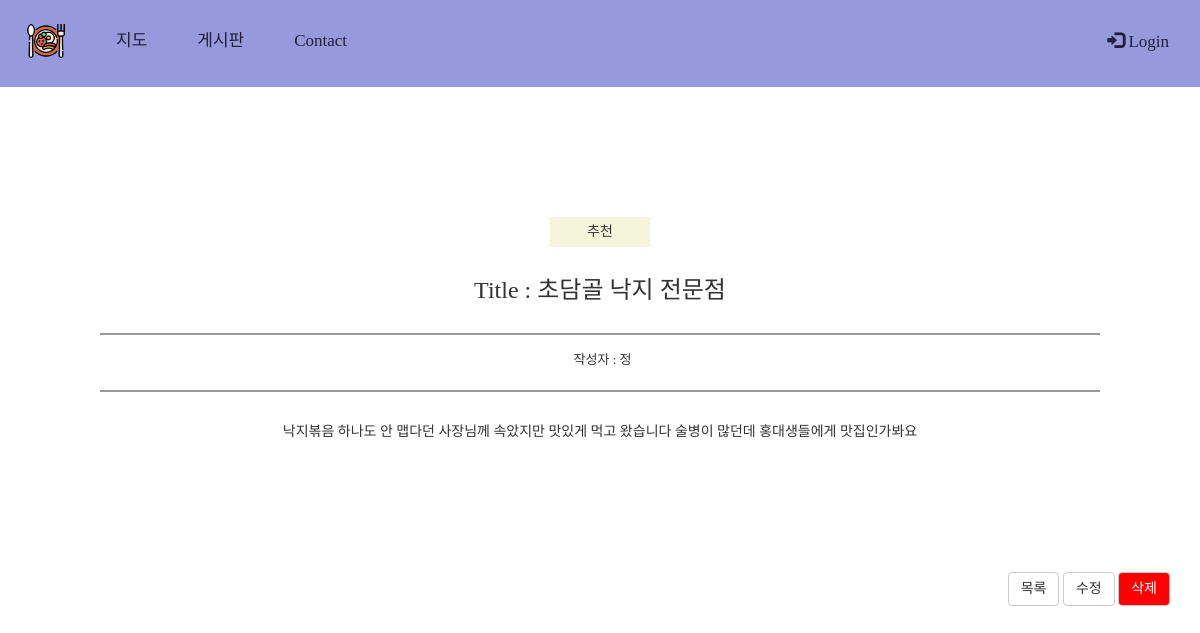
Screenshot of /article/detail/24/ with the database file from the repository.
### app/models.py (models this page shows)
class Article(models.Model):
  title = models.CharField(max_length=100)
  content = models.CharField(max_length=1000)
  user = models.ForeignKey(User, on_delete=models.CASCADE)
  category = models.CharField(max_length=100, null=True) #게시판 카테고리 변수

class User(models.Model):
  email = models.CharField(max_length=20)
  name = models.CharField(max_length=20)
  pwd = models.CharField(max_length=20)
  pwd = models.CharField(max_length=20,null=True)

### app/views.py (the view)
# urls.py: path('article/detail/<int:id>/', views.detail),
def detail(request, id):
  article = Article.objects.get(id=id)
  context = {
    'article' : article
  }
  return render(request, 'detail.html', context)

### app/templates/detail.html (shortened to what this page needs)
{% extends 'home.html' %}
{% block content %}
<div class="container" style='margin-top:30px;'>
  <div class="card">
    <div class="card-view">
      <div class="category">
      {% if article.category == '1' %}추천{% elif article.category == '2'%}후기{% endif %}
      </div>
      <div class="heading">
        <h3>Title :  {{ article.title }}</h3>
      </div>
      <div class="info">
        <dl>
          작성자 :  {{ article.user.name }}
        </dl>
      </div>
      <div class="body">{{ article.content }}</div>
    </div>
  </div>
</div>
<div class="container text-right">
  <button href=''  class="btn btn-default" id="list" onclick='location="/article/list/"'>목록</button>
  <a href='' class="btn btn-default" id="update" data-article-id="{{ article.id }}">수정</a>
  <a href='/article/delete/{{ article.id }}/' class="btn btn-default" id="delete" style="background-color: red; color: white;">
    삭제
  </a>
</div>
<br>
{% endblock %}

### app/templates/home.html (style rules this page uses)
* { font-family: NeoDunggeunmo; }

### app/templates/detail.html (style rules this page uses)
.card-view { text-align: center; margin-top: 100px; margin-bottom: 100px; }
.card-view .category { background-color: beige; padding-right: 20px; padding-left: 20px; padding-top: 5px; padding-bottom: 5px; width: 100px; margin-left: 520px; }
.card-view .heading { margin-top: 30px; margin-bottom: 30px; }
.card-view .heading h3 { margin-top: 10px; }
.card-view .info { border-top: 2px solid #999; border-bottom: 2px solid #999; margin: auto; width: 1000px; padding-top: 15px; }
.card-view .info dl { display: inline-block; margin-left: 5px; font-size: small; }
.body { margin-top: 30px; padding-bottom: 30px; }

### rows the page displays
Article: title "초담골 낙지 전문점", user.name "정", content "낙지볶음 하나도 안 맵다던 사장님께 속았지만 맛있게 먹고 왔습니다 술병이 많던데 홍대생들에게 맛집인가봐요"
